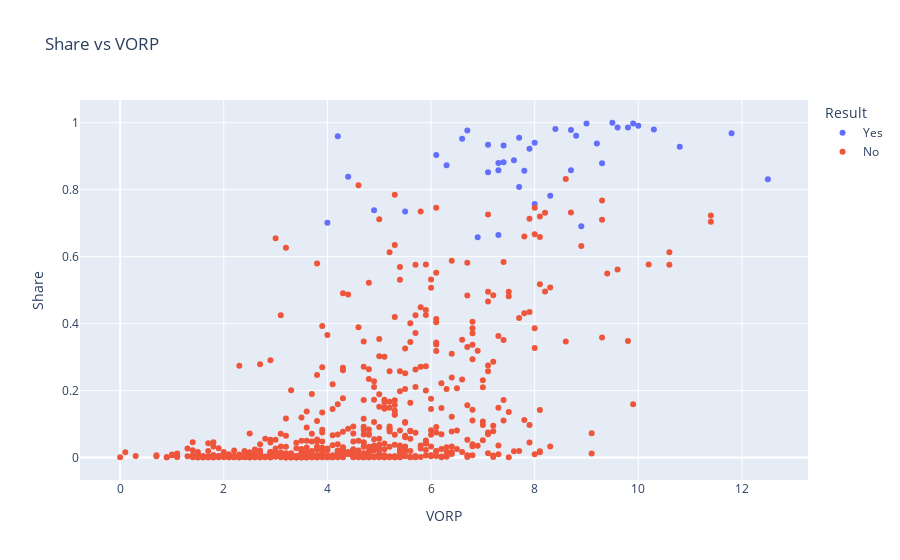

The code cell stored with this chart in its notebook:
### Markdown cell above
# Below is the code for plotting scatter plots of the Share of NBA votes against VORP, PER, W/L%, and WS/48. We also include plots with the rank of the candidates in their year in those features. An additional plot against the Age of the candidates is included too. The figures are interactive and are saved as html files in the figure folder.

### Code cell
fig1 = plex.scatter(MVP_races_data,
                    y = 'Share',
                    x = 'VORP',
                    color='Result',
                    title = 'Share vs VORP',
                    hover_name='Player',
                    hover_data=['Year']
                   )
fig1.write_html('../figures/VORP.html')
fig1.show()

### Figure 1 — Plotly figure (JSON) as saved in the notebook; plotly's stock layout.template omitted (floating-point values rounded to 4 significant figures; data arrays with more than 128 entries replaced by an {"elided": "..."} marker saying what was removed)
{"data": [{"customdata": [[1980], [1981], [1982], [1983], [1984], [1985], [1986], [1987], [1988], [1989], [1990], [1991], [1992], [1993], [1994], [1995], [1996], [1997], [1998], [1999], [2000], [2001], [2002], [2003], [2004], [2005], [2006], [2007], [2008], [2009], [2010], [2011], [2012], [2013], [2014], [2015], [2016], [2017], [2018], [2019], [2020], [2021]], "hovertemplate": "<b>%{hovertext}</b><br><br>Result=Yes<br>VORP=%{x}<br>Share=%{y}<br>Year=%{customdata[0]}<extra></extra>", "hovertext": ["Kareem Abdul-Jabbar", "Julius Erving", "Moses Malone", "Moses Malone", "Larry Bird", "Larry Bird", "Larry Bird", "Magic Johnson", "Michael Jordan", "Magic Johnson", "Magic Johnson", "Michael Jordan", "Michael Jordan", "Charles Barkley", "Hakeem Olajuwon", "David Robinson", "Michael Jordan", "Karl Malone", "Michael Jordan", "Karl Malone", "Shaquille O'Neal", "Allen Iverson", "Tim Duncan", "Tim Duncan", "Kevin Garnett", "Steve Nash", "Steve Nash", "Dirk Nowitzki", "Kobe Bryant", "LeBron James", "LeBron James", "Derrick Rose", "LeBron James", "LeBron James", "Kevin Durant", "Stephen Curry", "Stephen Curry", "Russell Westbrook", "James Harden", "Giannis Antetokounmpo", "Giannis Antetokounmpo", "Nikola Jokić"], "legendgroup": "Yes", "marker": {"color": "#636efa", "symbol": "circle"}, "mode": "markers", "name": "Yes", "orientation": "v", "showlegend": true, "type": "scatter", "x": [7.3, 6.9, 5.5, 4.2, 7.3, 8.7, 8.4, 8, 12.5, 8.3, 8.9, 10.8, 9.2, 7.1, 7.3, 8.7, 9.8, 7.8, 7.1, 4, 9, 6.1, 8, 7.7, 10, 4.4, 4.9, 7.4, 6.3, 11.8, 10.3, 6.7, 7.6, 9.9, 9.6, 7.9, 9.5, 9.3, 7.7, 7.4, 6.6, 8.8], "xaxis": "x", "y": [0.665, 0.658, 0.735, 0.96, 0.858, 0.978, 0.981, 0.94, 0.831, 0.782, 0.691, 0.928, 0.938, 0.852, 0.88, 0.858, 0.986, 0.857, 0.934, 0.701, 0.998, 0.904, 0.757, 0.808, 0.991, 0.839, 0.739, 0.882, 0.873, 0.969, 0.98, 0.977, 0.888, 0.998, 0.986, 0.922, 1, 0.879, 0.955, 0.932, 0.952, 0.961], "yaxis": "y"}, {"customdata": {"elided": "637x1 int values"}, "hovertemplate": "<b>%{hovertext}</b><br><br>Result=No<br>VORP=%{x}<br>Share=%{y}<br>Year=%{customdata[0]}<extra></extra>", "hovertext": {"elided": "637 str values"}, "legendgroup": "No", "marker": {"color": "#EF553B", "symbol": "circle"}, "mode": "markers", "name": "No", "orientation": "v", "showlegend": true, "type": "scatter", "x": {"elided": "637 float values"}, "xaxis": "x", "y": {"elided": "637 float values"}, "yaxis": "y"}], "layout": {"autosize": true, "legend": {"title": {"text": "Result"}, "tracegroupgap": 0}, "title": {"text": "Share vs VORP"}, "xaxis": {"anchor": "y", "autorange": true, "domain": [0, 1], "range": [-0.7869, 13.29], "title": {"text": "VORP"}, "type": "linear"}, "yaxis": {"anchor": "x", "autorange": true, "domain": [0, 1], "range": [-0.08144, 1.082], "title": {"text": "Share"}, "type": "linear"}}}
